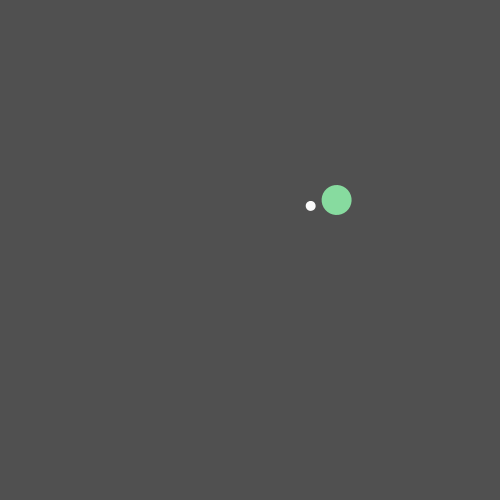
Frame 1 (no input)
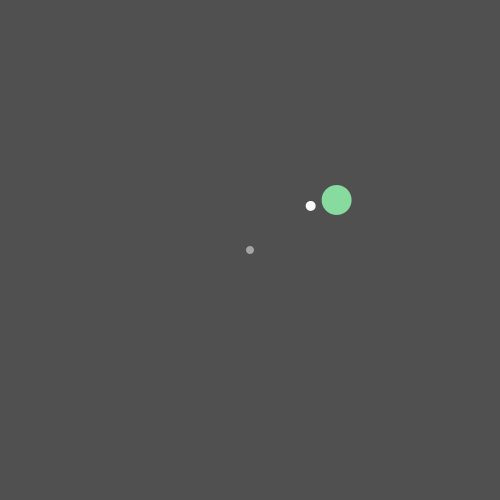
Frame 60 (the mouse pressed at the canvas centre just before this capture)
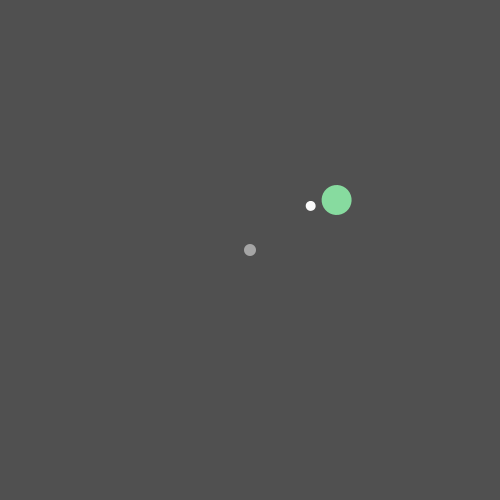
Frame 120 (the mouse held since frame 60 and released just before this capture)

The Processing sketch that drew these frames (run headless with seeded random() and noise(); from frame 60 on, the mouse is pressed at the canvas centre):

// Processing sketch: processing_122639
// ── processing_122639.pde

void setup()
{
  size(500, 500);
}
void draw()
{
  background(80);
  
  translate(width/2,height/2);
  float stunden = map(hour(),0,12,0,360);
  float minuten = map(minute(),0,60,0,360);
   
  {int s = second()*4;
   noStroke();
  fill(200,200,200,180);
  ellipse(0,0,s,s);
  
 
  pushMatrix();
  noStroke();
  fill(250);
  rotate(radians(minuten));
  ellipse(0,-75,10,10);
  popMatrix();
  
  
  pushMatrix();
  noStroke();
  fill(135,219,159);
  rotate(radians(stunden));
  ellipse(0,-100,30,30);
  popMatrix();
  
  }

  }
   
